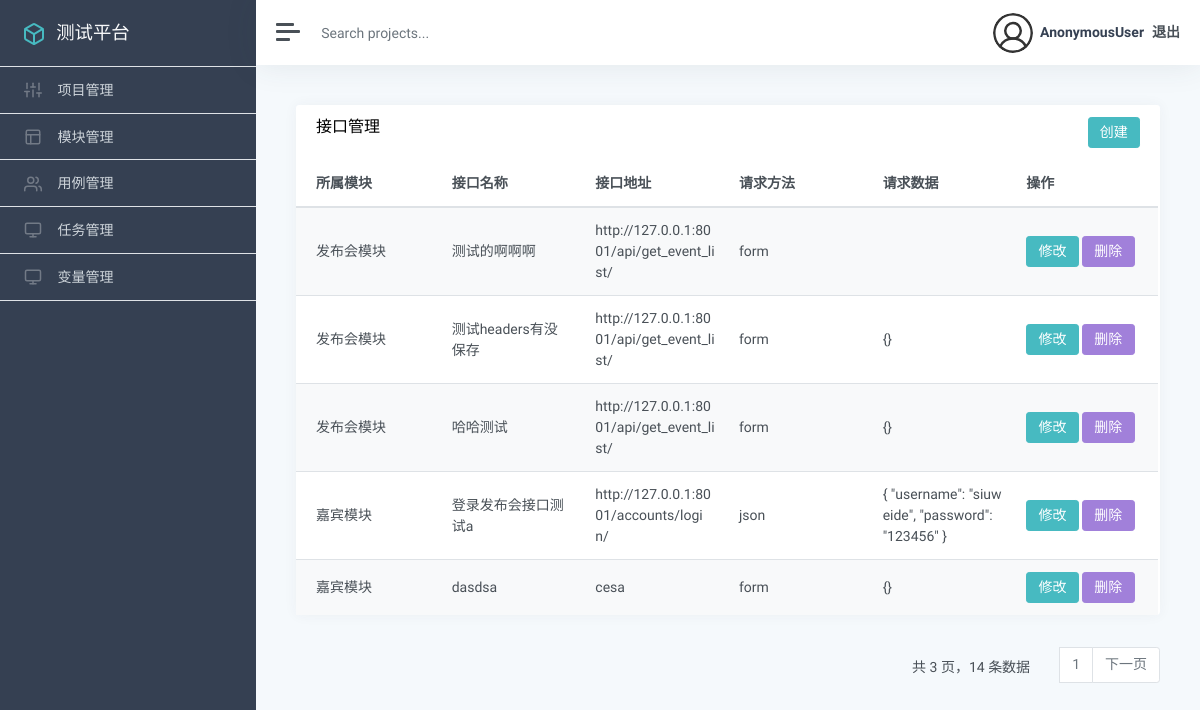
/api/list/, run on the app's committed database.
### app_api/models.py (models this page shows, shortened)
class ApiCase(models.Model):
    REQUEST_CHOICE = (
        ('POST', 'POST'),
        ('GET', 'GET'),
        ('PUT', 'PUT'),
        ('DELETE', 'DELETE')
    )
    TYPE_CHOICE = (
        ('FORM-DATA', 'FORM-DATA'),
        ('JSON', 'JSON'),
    )
    ASSERT_CHOICES = (
        ('INCLUDE', 'INCLUDE'),
        ('EQUAL', 'EQUAL')
    )
    COOKIE_CHOICES = (
        ('YES','YES'),
        ('NO','NO')
    )
    """ 接口用例表 """
    module = models.ForeignKey(Module, on_delete=models.CASCADE)
    api_type = models.ForeignKey(ApiCaseType, on_delete=models.CASCADE)
    name = models.CharField('接口名称', max_length=50)
    url = models.CharField('url地址', max_length=500)
    method = models.CharField('请求方式', max_length=100, choices=REQUEST_CHOICE, default='GET')
    is_cookie = models.CharField('是否获取cookie', max_length=50, choices=COOKIE_CHOICES, default='NO')
    header = models.TextField('请求头', blank=True, null=True)
    req_type = models.CharField('参数类型', max_length=50, choices=TYPE_CHOICE, default='FORM-DATA')
    req_body = models.TextField('参数内容', blank=True, null=True)
    assert_type = models.CharField('断言类型', max_length=50, choices=ASSERT_CHOICES, default='INCLUDE')
    assert_body = models.TextField('断言内容',blank=True, null=True)
    assert_result = models.CharField('断言结果', max_length=200,blank=True, null=True)
    response_result = models.TextField('响应结果', blank=True, null=True)
    update_time = models.DateTimeField('更新时间', auto_now=True)
    create_time = models.DateTimeField('创建时间', auto_now_add=True)
    class Meta:
        db_table = 'apicase'

### app_module/models.py (models this page shows)
class Module(models.Model):
    project = models.ForeignKey(Project, on_delete=models.CASCADE)
    name = models.CharField("模块名称", max_length=100)
    describe = models.TextField("描述", default="")
    update_time = models.DateTimeField("更新时间", auto_now=True)
    create_time = models.DateTimeField("创建时间", auto_now_add=True)
    def __str__(self):
        return self.name

### app_api/views.py (the view)
# urls.py: path('list/', views.api_list, name='api_list'),
def api_list(request):
    api_list = ApiCase.objects.all()
    p = Paginator(api_list, 5)
    page = request.GET.get('page', '')
    if page == "":
        page = 1
    try:
        api_list = p.page(page)
    except EmptyPage:
        api_list = p.page(p.num_pages)
    except PageNotAnInteger:
        api_list = p.page(1)
    return render(request, 'api/list.html', {
        "api_list":api_list
    })

### templates/api/list.html (shortened to what this page needs)
{% extends "manage.html" %}
{% load static %}
{% block manage %}
<div class="card flex-fill">
    <div class="card-header">
        <h5 class="card-title mb-0" style="float:left">接口管理</h5>
        <button onclick="add()" type="button" class="btn btn-primary" style="float:right">创建</button>
    </div>
    <div id="datatables-dashboard-traffic_wrapper" class="dataTables_wrapper dt-bootstrap4 no-footer">
        <div class="row">
            <div class="col-sm-12">
                <table id="datatables-dashboard-traffic" class="table table-striped my-0 dataTable no-footer"
                    role="grid" aria-describedby="datatables-dashboard-traffic_info">
                    <thead>
                        <tr role="row">
                            <th>所属模块</th>
                            <th>接口名称</th>
                            <th>接口地址</th>
                            <th>请求方法</th>
                            <th>请求数据</th>
                            <th>操作</th>
                        </tr>
                    </thead>
                    <tbody>
                        {% for a in api_list %}
                        <tr role="row" class="odd">
                            <td>{{ a.module }}</td>
                            <td>{{ a.name }}</td>
                            <td>{{ a.url }}</td>
                            <td>{{ a.req_type }}</td>
                            <td>{{ a.req_body }}</td>
                            <td>
                              <a href="{% url "app_api:edit_api" a.id %}"><button class="btn btn-primary">修改</button></a>
                              <button onclick="del({{ a.id }})" type="button" class="btn btn-secondary">删除</button>
                            </td>
                        </tr>
                        {% endfor %}
                    </tbody>
                </table>
            </div>
        </div>
    </div>
</div>
    <div style="float: right">
        <nav aria-label="Page navigation example">
          <ul class="pagination">
          <div id="number-data" style="margin: 10px;margin-right: 30px;">
                共 {{ api_list.paginator.num_pages }} 页，{{ api_list.paginator.count }} 条数据
          </div>
                <li class="page-item">
                    <a class="page-link" href="">{{ api_list.number }}</a>
                </li>
            {% if api_list.has_next %}
                <li class="page-item">
                    <a class="page-link" href="?page={{ api_list.next_page_number }}">下一页</a>
                </li>
            {% endif %}
          </ul>
        </nav>
    </div>
{% endblock %}

### data on the page
ApiCase: module "发布会模块", name "测试的啊啊啊", url "http://127.0.0.1:8001/api/get_event_list/", req_type "form"
ApiCase: module "发布会模块", name "测试headers有没保存", url "http://127.0.0.1:8001/api/get_event_list/", req_type "form", req_body "{}"
ApiCase: module "发布会模块", name "哈哈测试", url "http://127.0.0.1:8001/api/get_event_list/", req_type "form", req_body "{}"
ApiCase: module "嘉宾模块", name "登录发布会接口测试a", url "http://127.0.0.1:8001/accounts/login/", req_type "json", req_body "{ \"username\": \"siuweide\", \"password\": \"123456\" }"
ApiCase: module "嘉宾模块", name "dasdsa", url "cesa", req_type "form", req_body "{}"

### other printed values
{{ user }} "AnonymousUser"
{{ api_list.paginator.num_pages }} "3"
{{ api_list.paginator.count }} "14"
{{ api_list.number }} "1"
